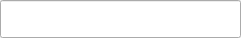
<?xml version="1.0" encoding="UTF-8"?>
<ui version="4.0">
 <class>GenericInput</class>
 <widget class="QWidget" name="GenericInput">
  <property name="geometry">
   <rect>
    <x>0</x>
    <y>0</y>
    <width>241</width>
    <height>38</height>
   </rect>
  </property>
  <property name="windowTitle">
   <string>Form</string>
  </property>
  <layout class="QVBoxLayout" name="verticalLayout">
   <property name="spacing">
    <number>0</number>
   </property>
   <property name="margin">
    <number>0</number>
   </property>
   <item>
    <widget class="QLineEdit" name="inputLineEdit">
     <property name="sizePolicy">
      <sizepolicy hsizetype="Expanding" vsizetype="Expanding">
       <horstretch>0</horstretch>
       <verstretch>0</verstretch>
      </sizepolicy>
     </property>
    </widget>
   </item>
  </layout>
 </widget>
 <resources/>
 <connections/>
</ui>
